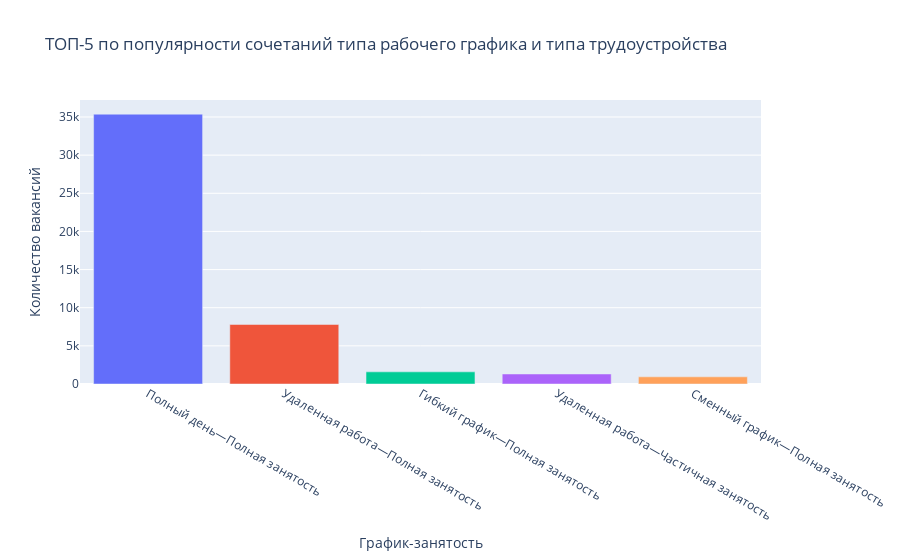

Notebook source saved alongside this figure:
### Markdown cell above
4. Напишите запрос, который выведет количество вакансий для каждого сочетания типа рабочего графика (schedule) и типа трудоустройства (employment), используемого в вакансиях. Результат отсортируйте по убыванию количества.

### Code cell
# текст запроса
query_4_4 = '''
select 
	v.schedule||'—'||v.employment sched_empl_comp,
	count(v.id) vac_cnt
from vacancies v
group by v.schedule, v.employment
order by 2 desc
'''

# результат запроса
sched_empl_cnt = pd.read_sql_query(query_4_4, connection)
frst_schd_empl_cmp = sched_empl_cnt.iloc[0]['sched_empl_comp']
scnd_schd_empl_cmp = sched_empl_cnt.iloc[1]['sched_empl_comp']
print(f'На втором месте по популярности сочетания типа рабочего графика и типа трудоустройства стоит: {scnd_schd_empl_cmp}')

# визуализация ТОП-5 по популярности сочетаний типа рабочего графика и типа трудоустройства
fig = px.bar(
    sched_empl_cnt.head(5),
    x='sched_empl_comp', y='vac_cnt', color='sched_empl_comp',
    title='ТОП-5 по популярности сочетаний типа рабочего графика и типа трудоустройства',
    labels={
		'sched_empl_comp': 'График-занятость',
		'vac_cnt': 'Количество вакансий'	
	})
fig.update_layout(showlegend=False)
fig.write_image('./img/4_4.png', scale=1, width=1200, height=400)
fig.show()

# вывод отчета об интересном инсайте
frst_schd_empl_cnt = sched_empl_cnt.iloc[0]['vac_cnt']
scnd_schd_empl_cnt = sched_empl_cnt.iloc[1]['vac_cnt']
ratio = round(frst_schd_empl_cnt / scnd_schd_empl_cnt)
reports['report_4_4'] = f'''
<img src='./img/4_4.png'>

Вакансий самого популярного типа "Полный день — Полная занятость" в {ratio} раз больше,
чем вакансий идущим вторым по популярности типом "Удалённая работа — Полная занятость".
Вывод один: рынку удаленной работы еще расти и расти, а пока будем кататься на работу
утром и домой вечером, сжигая  огромные количества топлива 🔥, электроэнергии ⚡️ и теряя
драгоценное время ⏳ своей жизни в пробках. Но, эволюцию не удержать. Посмотрим на эти
показатели лет так через 10 🤔.
'''

### Figure 1 — Plotly figure (JSON) as saved in the notebook; plotly's stock layout.template omitted (floating-point values rounded to 4 significant figures)
{"data": [{"alignmentgroup": "True", "hovertemplate": "График-занятость=%{x}<br>Количество вакансий=%{y}<extra></extra>", "legendgroup": "Полный день—Полная занятость", "marker": {"color": "#636efa", "pattern": {"shape": ""}}, "name": "Полный день—Полная занятость", "offsetgroup": "Полный день—Полная занятость", "orientation": "v", "showlegend": true, "textposition": "auto", "type": "bar", "x": ["Полный день—Полная занятость"], "xaxis": "x", "y": [35367], "yaxis": "y"}, {"alignmentgroup": "True", "hovertemplate": "График-занятость=%{x}<br>Количество вакансий=%{y}<extra></extra>", "legendgroup": "Удаленная работа—Полная занятость", "marker": {"color": "#EF553B", "pattern": {"shape": ""}}, "name": "Удаленная работа—Полная занятость", "offsetgroup": "Удаленная работа—Полная занятость", "orientation": "v", "showlegend": true, "textposition": "auto", "type": "bar", "x": ["Удаленная работа—Полная занятость"], "xaxis": "x", "y": [7802], "yaxis": "y"}, {"alignmentgroup": "True", "hovertemplate": "График-занятость=%{x}<br>Количество вакансий=%{y}<extra></extra>", "legendgroup": "Гибкий график—Полная занятость", "marker": {"color": "#00cc96", "pattern": {"shape": ""}}, "name": "Гибкий график—Полная занятость", "offsetgroup": "Гибкий график—Полная занятость", "orientation": "v", "showlegend": true, "textposition": "auto", "type": "bar", "x": ["Гибкий график—Полная занятость"], "xaxis": "x", "y": [1593], "yaxis": "y"}, {"alignmentgroup": "True", "hovertemplate": "График-занятость=%{x}<br>Количество вакансий=%{y}<extra></extra>", "legendgroup": "Удаленная работа—Частичная занятость", "marker": {"color": "#ab63fa", "pattern": {"shape": ""}}, "name": "Удаленная работа—Частичная занятость", "offsetgroup": "Удаленная работа—Частичная занятость", "orientation": "v", "showlegend": true, "textposition": "auto", "type": "bar", "x": ["Удаленная работа—Частичная занятость"], "xaxis": "x", "y": [1312], "yaxis": "y"}, {"alignmentgroup": "True", "hovertemplate": "График-занятость=%{x}<br>Количество вакансий=%{y}<extra></extra>", "legendgroup": "Сменный график—Полная занятость", "marker": {"color": "#FFA15A", "pattern": {"shape": ""}}, "name": "Сменный график—Полная занятость", "offsetgroup": "Сменный график—Полная занятость", "orientation": "v", "showlegend": true, "textposition": "auto", "type": "bar", "x": ["Сменный график—Полная занятость"], "xaxis": "x", "y": [940], "yaxis": "y"}], "layout": {"barmode": "relative", "legend": {"title": {"text": "График-занятость"}, "tracegroupgap": 0}, "showlegend": false, "title": {"text": "ТОП-5 по популярности сочетаний типа рабочего графика и типа трудоустройства"}, "xaxis": {"anchor": "y", "categoryarray": ["Полный день—Полная занятость", "Удаленная работа—Полная занятость", "Гибкий график—Полная занятость", "Удаленная работа—Частичная занятость", "Сменный график—Полная занятость"], "categoryorder": "array", "domain": [0, 1], "title": {"text": "График-занятость"}}, "yaxis": {"anchor": "x", "domain": [0, 1], "title": {"text": "Количество вакансий"}}}}
